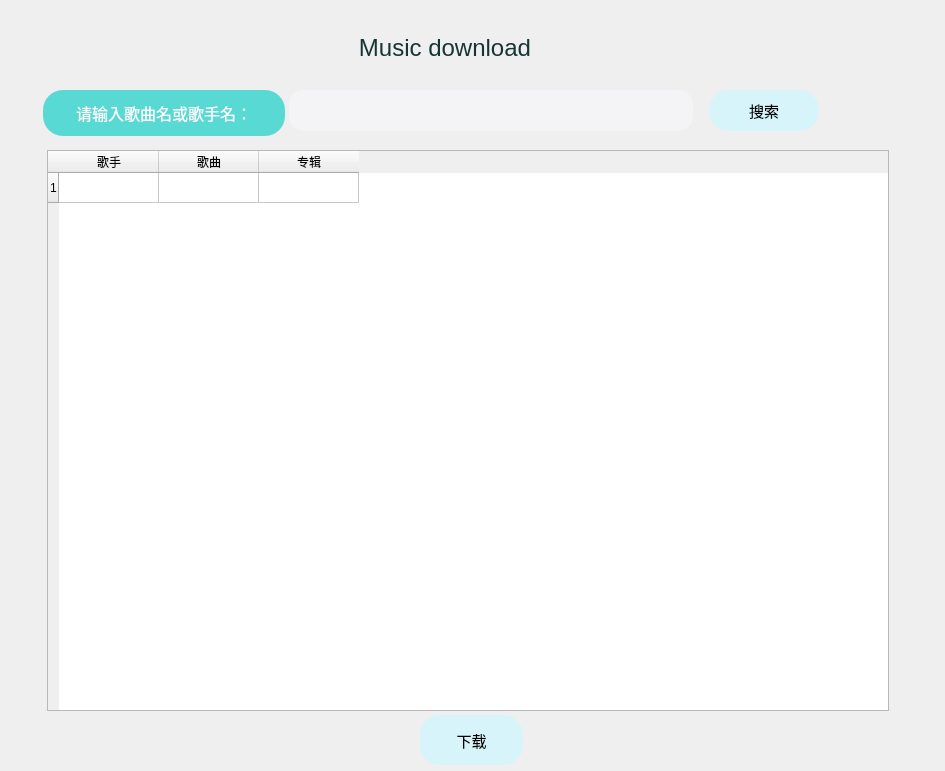
   <widget class="QWidget" name="widget_musics_download" native="true">
    <property name="geometry">
     <rect>
      <x>219</x>
      <y>0</y>
      <width>945</width>
      <height>771</height>
     </rect>
    </property>
    <property name="styleSheet">
     <string notr="true">widget{
border:none;
	background-color: rgba(255, 255, 255, 0);
}</string>
    </property>
    <widget class="QFrame" name="frame_music_download">
     <property name="geometry">
      <rect>
       <x>1</x>
       <y>0</y>
       <width>940</width>
       <height>71</height>
      </rect>
     </property>
     <property name="styleSheet">
      <string notr="true">.QFrame{
	background-color: rgba(255, 255, 255, 0);
	border-radius:20px;
}</string>
     </property>
     <property name="frameShape">
      <enum>QFrame::StyledPanel</enum>
     </property>
     <property name="frameShadow">
      <enum>QFrame::Raised</enum>
     </property>
     <widget class="QLabel" name="label_music_download">
      <property name="geometry">
       <rect>
        <x>304</x>
        <y>30</y>
        <width>280</width>
        <height>35</height>
       </rect>
      </property>
      <property name="font">
       <font>
        <family>Arial</family>
        <pointsize>18</pointsize>
        <weight>50</weight>
        <bold>false</bold>
       </font>
      </property>
      <property name="styleSheet">
       <string notr="true">color: rgb(22, 54, 53)</string>
      </property>
      <property name="text">
       <string>Music download</string>
      </property>
      <property name="alignment">
       <set>Qt::AlignCenter</set>
      </property>
     </widget>
     <widget class="QPushButton" name="pushButton_6">
      <property name="geometry">
       <rect>
        <x>885</x>
        <y>10</y>
        <width>42</width>
        <height>31</height>
       </rect>
      </property>
      <property name="styleSheet">
       <string notr="true">border-radius:20px;</string>
      </property>
      <property name="text">
       <string/>
      </property>
      <property name="icon">
       <iconset>
        <normaloff>:/icons/image/close.png</normaloff>:/icons/image/close.png</iconset>
      </property>
     </widget>
    </widget>
    <widget class="QPushButton" name="pushButton_music_download">
     <property name="geometry">
      <rect>
       <x>420</x>
       <y>715</y>
       <width>103</width>
       <height>50</height>
      </rect>
     </property>
     <property name="font">
      <font>
       <family>幼圆</family>
       <pointsize>11</pointsize>
      </font>
     </property>
     <property name="styleSheet">
      <string notr="true">QPushButton
{
    background-color:rgb(214, 244, 249);
border-radius:20px;
}

QPushButton:pressed
{
    background-color:rgb(103, 216, 217);
    padding-left:3px;
    padding-top:3px;
}
</string>
     </property>
     <property name="text">
      <string>下载</string>
     </property>
    </widget>
    <widget class="QLineEdit" name="lineEdit_music_search">
     <property name="geometry">
      <rect>
       <x>289</x>
       <y>90</y>
       <width>404</width>
       <height>41</height>
      </rect>
     </property>
     <property name="styleSheet">
      <string notr="true">QLineEdit{
	background-color: rgba(245, 244, 246,200);
border:0px solid red;
border-radius:14px;
	font: 10pt &quot;幼圆&quot;;}</string>
     </property>
    </widget>
    <widget class="QTableWidget" name="tableWidget_music_download">
     <property name="geometry">
      <rect>
       <x>47</x>
       <y>150</y>
       <width>842</width>
       <height>561</height>
      </rect>
     </property>
     <row>
      <property name="text">
       <string>1</string>
      </property>
     </row>
     <column>
      <property name="text">
       <string>歌手</string>
      </property>
     </column>
     <column>
      <property name="text">
       <string>歌曲</string>
      </property>
     </column>
     <column>
      <property name="text">
       <string>专辑</string>
      </property>
     </column>
    </widget>
    <widget class="QFrame" name="frame_7">
     <property name="geometry">
      <rect>
       <x>43</x>
       <y>90</y>
       <width>242</width>
       <height>46</height>
      </rect>
     </property>
     <property name="styleSheet">
      <string notr="true">QFrame{
	background-color: rgb(89, 217, 212);
	border-radius:20px;color: rgb(255, 255, 255);
}

</string>
     </property>
     <property name="frameShape">
      <enum>QFrame::StyledPanel</enum>
     </property>
     <property name="frameShadow">
      <enum>QFrame::Raised</enum>
     </property>
     <layout class="QHBoxLayout" name="horizontalLayout_11">
      <item>
       <widget class="QLabel" name="label_musicDownload">
        <property name="font">
         <font>
          <family>Agency FB</family>
          <pointsize>12</pointsize>
          <weight>50</weight>
          <bold>false</bold>
         </font>
        </property>
        <property name="text">
         <string>请输入歌曲名或歌手名：</string>
        </property>
        <property name="alignment">
         <set>Qt::AlignCenter</set>
        </property>
       </widget>
      </item>
     </layout>
    </widget>
    <widget class="QPushButton" name="pushButton_music_search">
     <property name="geometry">
      <rect>
       <x>709</x>
       <y>90</y>
       <width>110</width>
       <height>41</height>
      </rect>
     </property>
     <property name="font">
      <font>
       <family>幼圆</family>
       <pointsize>11</pointsize>
       <weight>50</weight>
       <italic>false</italic>
       <bold>false</bold>
      </font>
     </property>
     <property name="layoutDirection">
      <enum>Qt::LeftToRight</enum>
     </property>
     <property name="styleSheet">
      <string notr="true">
QPushButton
{
    background-color:rgb(214, 244, 249);
border-radius:20px;
}

QPushButton:pressed
{
    background-color:rgb(103, 216, 217);
    padding-left:3px;
    padding-top:3px;
}
</string>
     </property>
     <property name="text">
      <string>搜索</string>
     </property>
    </widget>
   </widget>
